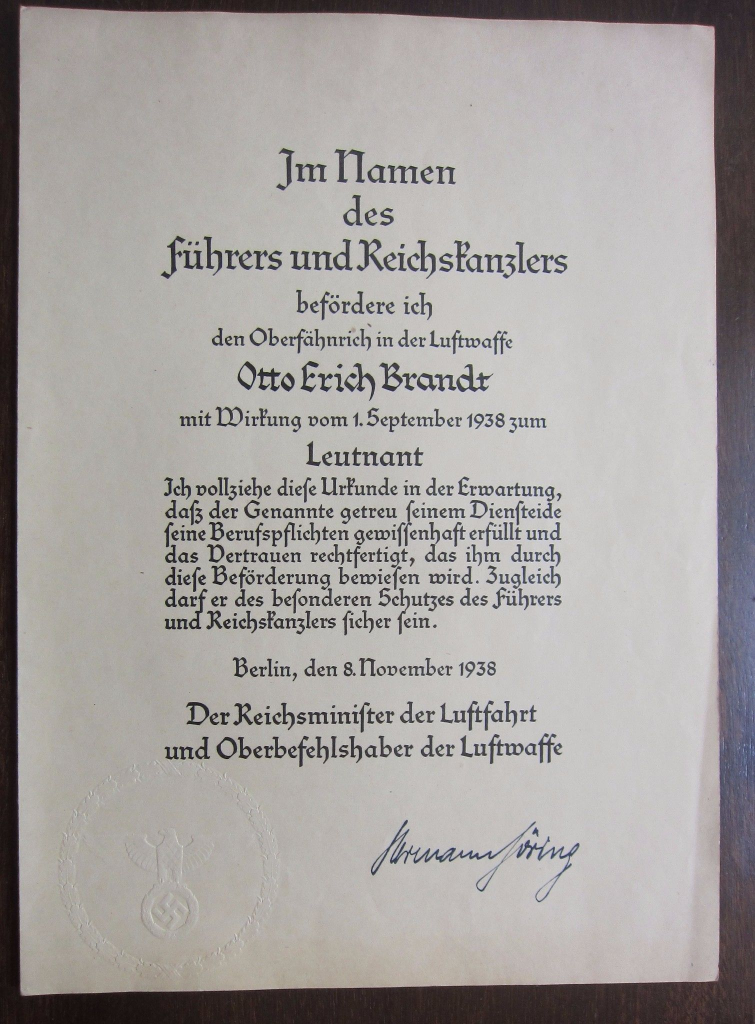
#> input picture test.jpg, 1510 x 2048 px (shown at 1/2 size)
$ python -i signature_extractor.py   (imports and definitions only)
#> lines starting #> are read from the running program, lines starting #| are printed output that depends on the picture; long printed decimals are rounded
#> further down, picture is the input picture: shape (2048, 1510, 3); mean B, G, R 159.7, 161.8, 165.8
import cv2
import matplotlib.pyplot as plt
from skimage import measure, morphology
from skimage.measure import regionprops
import numpy as np

# the parameters are used to remove small size connected pixels outliar
constant_parameter_1 = 84
constant_parameter_2 = 250
constant_parameter_3 = 100

# the parameter is used to remove big size connected pixels outliar
constant_parameter_4 = 18

def extract_signature(source_image):
    """Extract signature from an input image.
    Parameters
    ----------
    source_image : numpy ndarray
        The pinut image.
    Returns
    -------
    numpy ndarray
        An image with the extracted signatures.
    """
    # read the input image
    img = source_image
    img = cv2.threshold(img, 127, 255, cv2.THRESH_BINARY)[1]  # ensure binary
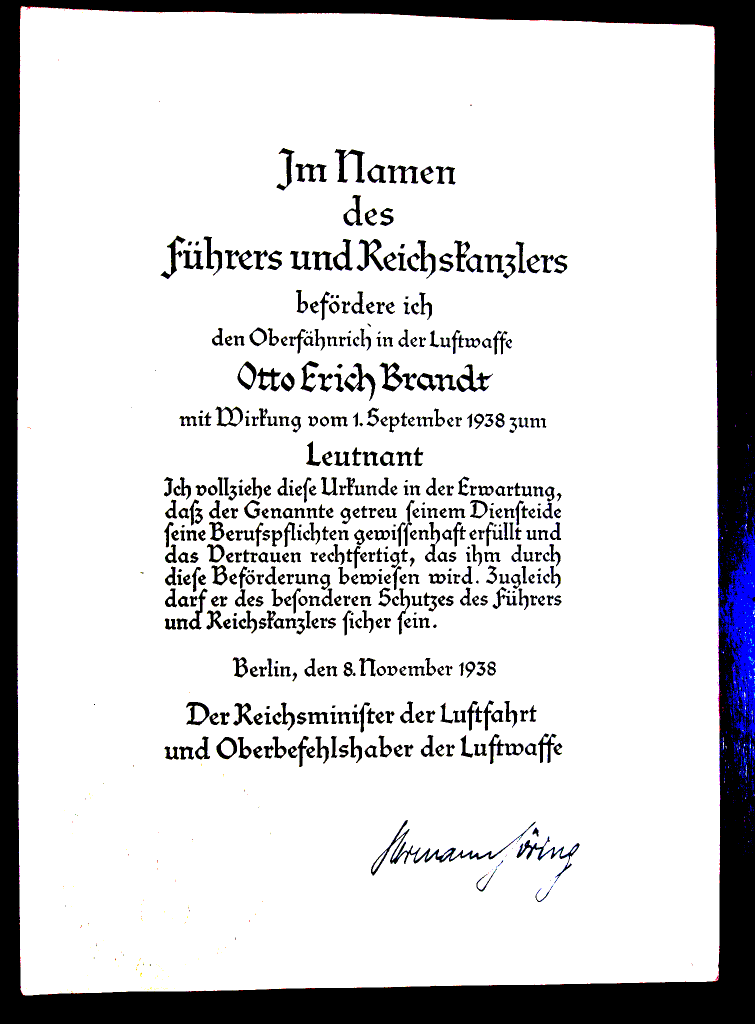
#> img: shape (2048, 1510, 3) (shown at 1/2 size); mean B, G, R 213.8, 212.3, 212.4

    # connected component analysis by scikit-learn framework
    blobs = img > img.mean()
    blobs_labels = measure.label(blobs, background=1)
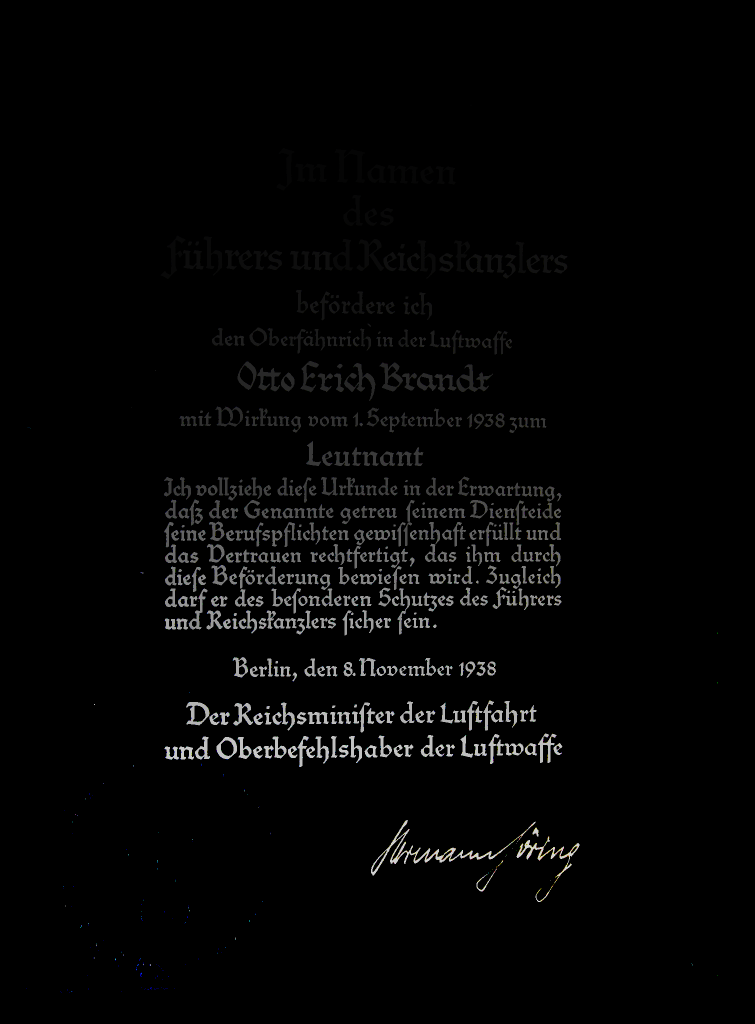
#> blobs_labels: shape (2048, 1510, 3) int32 (shown at 1/2 size); mean B, G, R 11.8, 11.8, 11.8; drawn with min black and max white
    # image_label_overlay = label2rgb(blobs_labels, image=img)

    fig, ax = plt.subplots(figsize=(10, 6))

    '''
    # plot the connected components (for debugging)
    ax.imshow(image_label_overlay)
    ax.set_axis_off()
    plt.tight_layout()
    plt.show()
    '''

    the_biggest_component = 0
    total_area = 0
    counter = 0
    average = 0.0
    for region in regionprops(blobs_labels):
        if (region.area > 10):
            total_area = total_area + region.area
            counter = counter + 1
        # print region.area # (for debugging)
        # take regions with large enough areas
        if (region.area >= 250):
            if (region.area > the_biggest_component):
                the_biggest_component = region.area
#> this loop made 657 passes
#> (total_area, the_biggest_component) on pass 1: (1107202, 1107202)
#> total_area on passes 12 to 17: 1107218, 1109970, 1114586, 1117887, 1119779, 1122820
#> after the loop, counter = 516; the_biggest_component = 1107202; total_area = 1533462

    average = (total_area/counter)
#> average = 2971.8
    print("the_biggest_component: " + str(the_biggest_component))
#| the_biggest_component: 1107202.0
    print("average: " + str(average))
#| average: 2971.826

    # experimental-based ratio calculation, modify it for your cases
    # a4_small_size_outliar_constant is used as a threshold value to remove connected outliar connected pixels
    # are smaller than a4_small_size_outliar_constant for A4 size scanned documents
    a4_small_size_outliar_constant = ((average/constant_parameter_1)*constant_parameter_2)+constant_parameter_3
#> a4_small_size_outliar_constant = 8944.7
    print("a4_small_size_outliar_constant: " + str(a4_small_size_outliar_constant))
#| a4_small_size_outliar_constant: 8944.719

    # experimental-based ratio calculation, modify it for your cases
    # a4_big_size_outliar_constant is used as a threshold value to remove outliar connected pixels
    # are bigger than a4_big_size_outliar_constant for A4 size scanned documents
    a4_big_size_outliar_constant = a4_small_size_outliar_constant*constant_parameter_4
#> a4_big_size_outliar_constant = 161004.9
    print("a4_big_size_outliar_constant: " + str(a4_big_size_outliar_constant))
#| a4_big_size_outliar_constant: 161004.942

    # remove the connected pixels are smaller than a4_small_size_outliar_constant
    pre_version = morphology.remove_small_objects(blobs_labels, a4_small_size_outliar_constant)
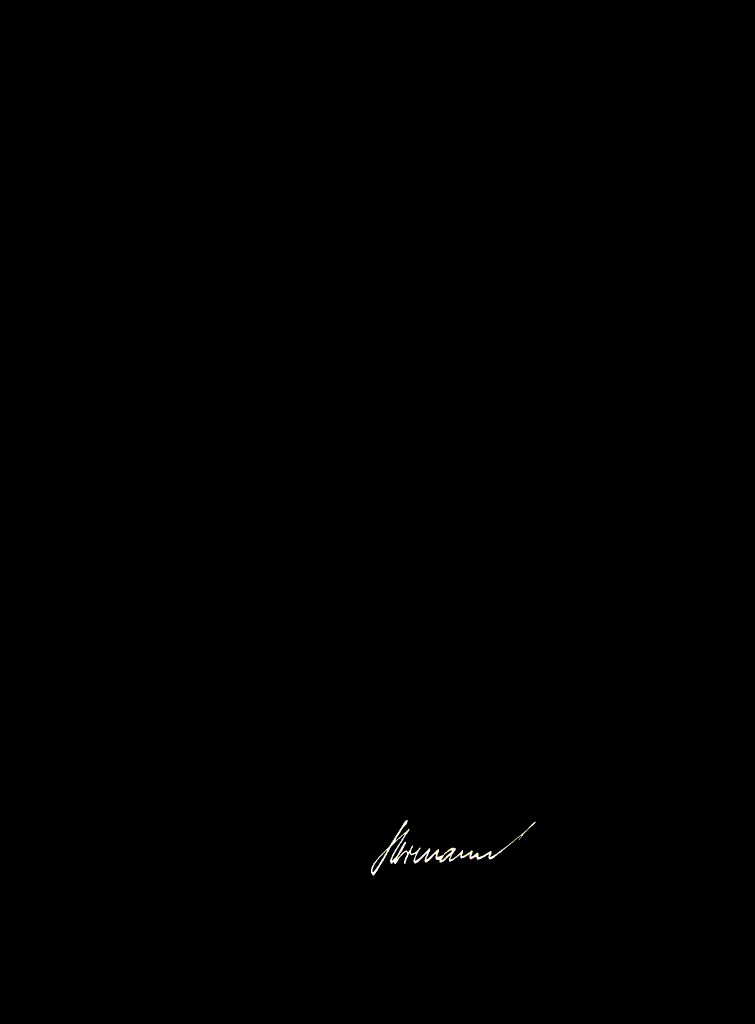
#> pre_version: shape (2048, 1510, 3) int32 (shown at 1/2 size); mean B, G, R 0.6, 0.7, 0.7; drawn with min black and max white
    # remove the connected pixels are bigger than threshold a4_big_size_outliar_constant
    # to get rid of undesired connected pixels such as table headers and etc.
    component_sizes = np.bincount(pre_version.ravel())
#> component_sizes = 538 values, max 8160950 at index 0, min 0 at index 2, mean 17244.3
    too_small = component_sizes > (a4_big_size_outliar_constant)
    too_small_mask = too_small[pre_version]
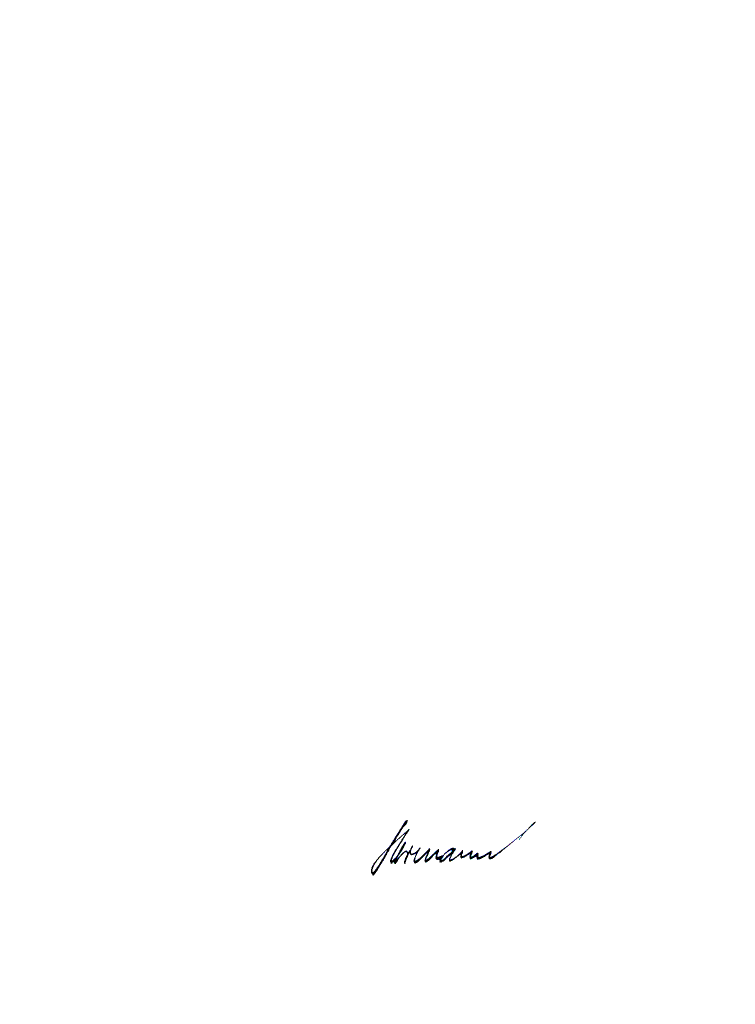
#> too_small_mask: shape (2048, 1510, 3) bool (shown at 1/2 size); mean B, G, R 0.999, 0.999, 0.999
    pre_version[too_small_mask] = 0
    # save the the pre-version which is the image is labelled with colors
    # as considering connected components
#> (the run stopped early here; a loop or call above may not have finished)
